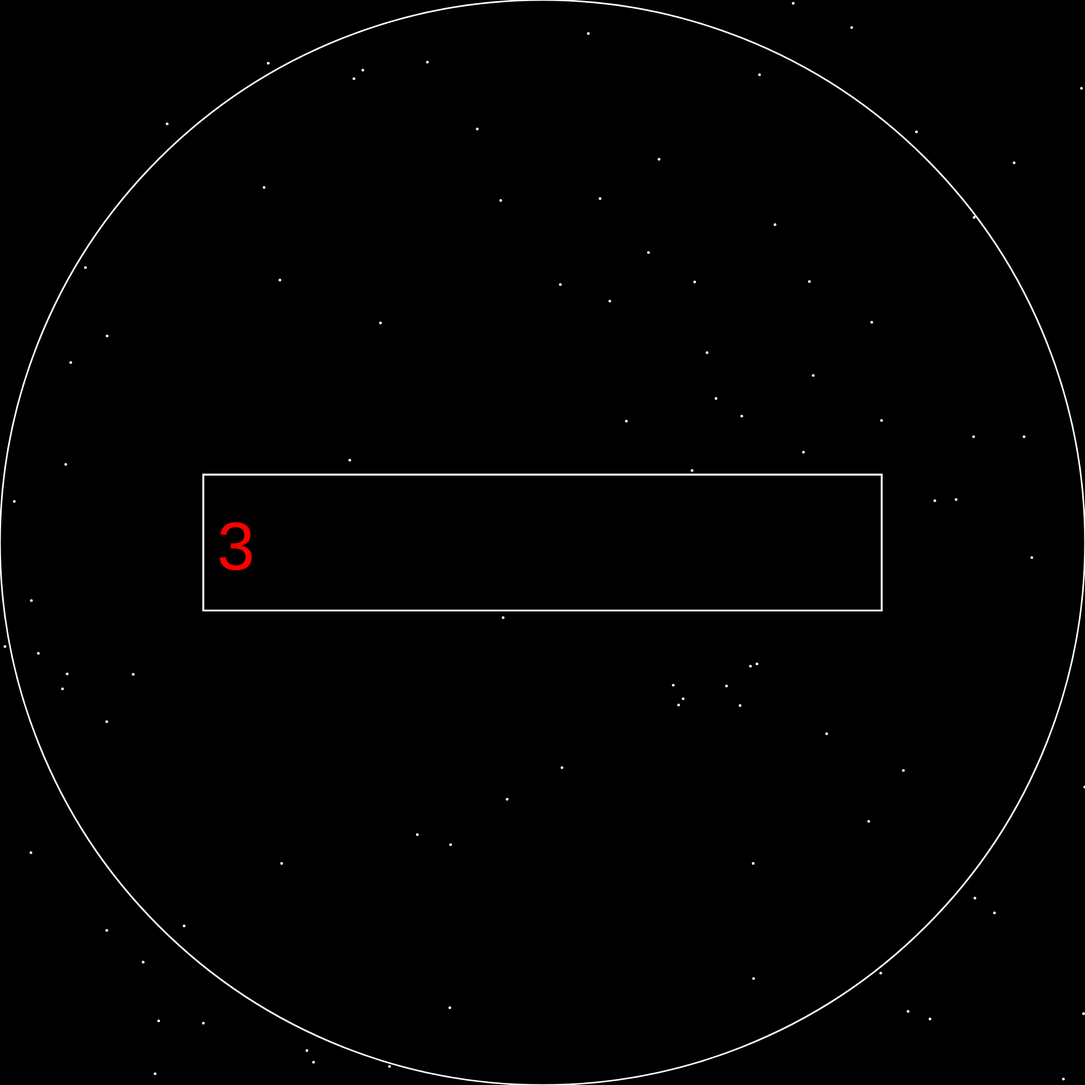
Frame 1 (no input)
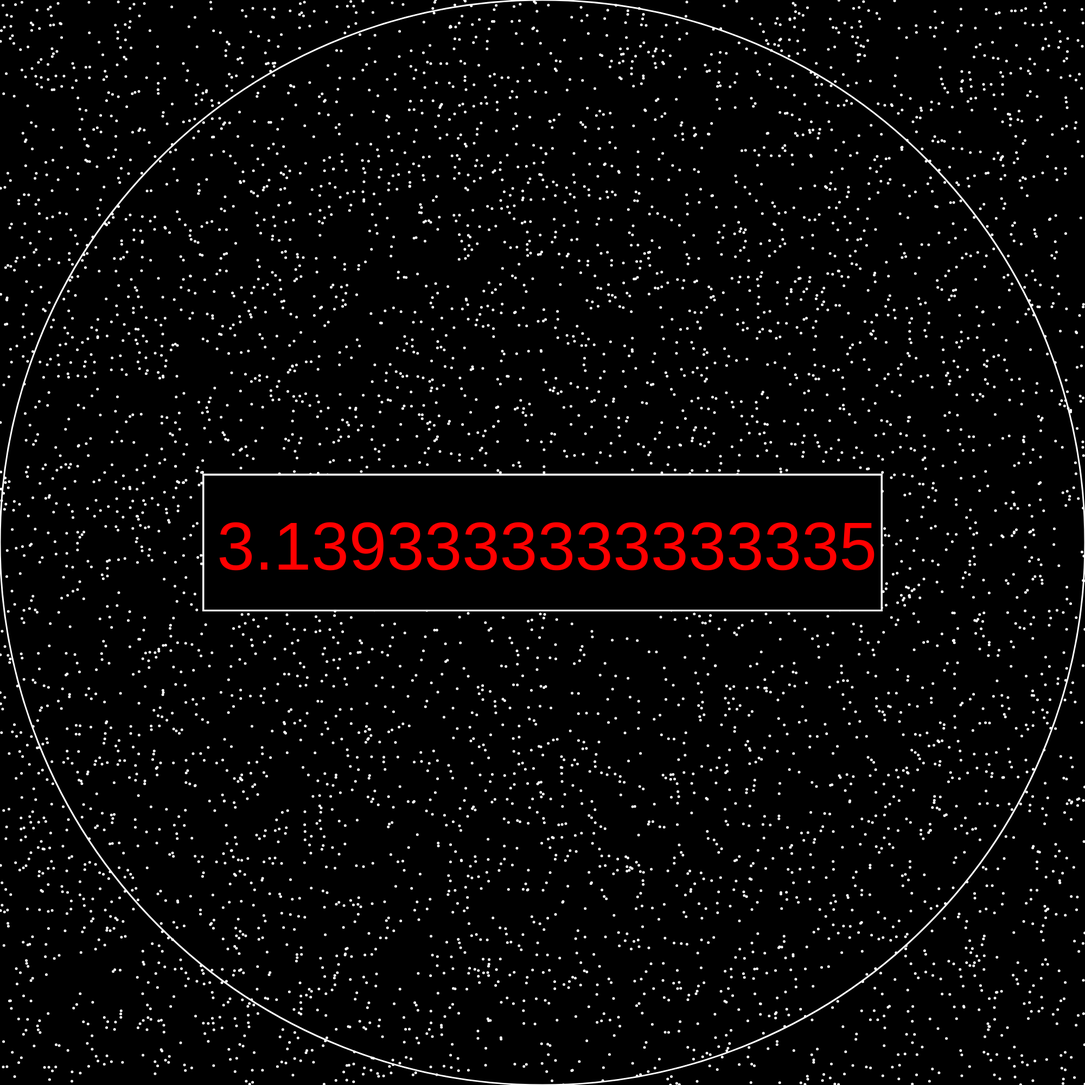
Frame 60 (no input)
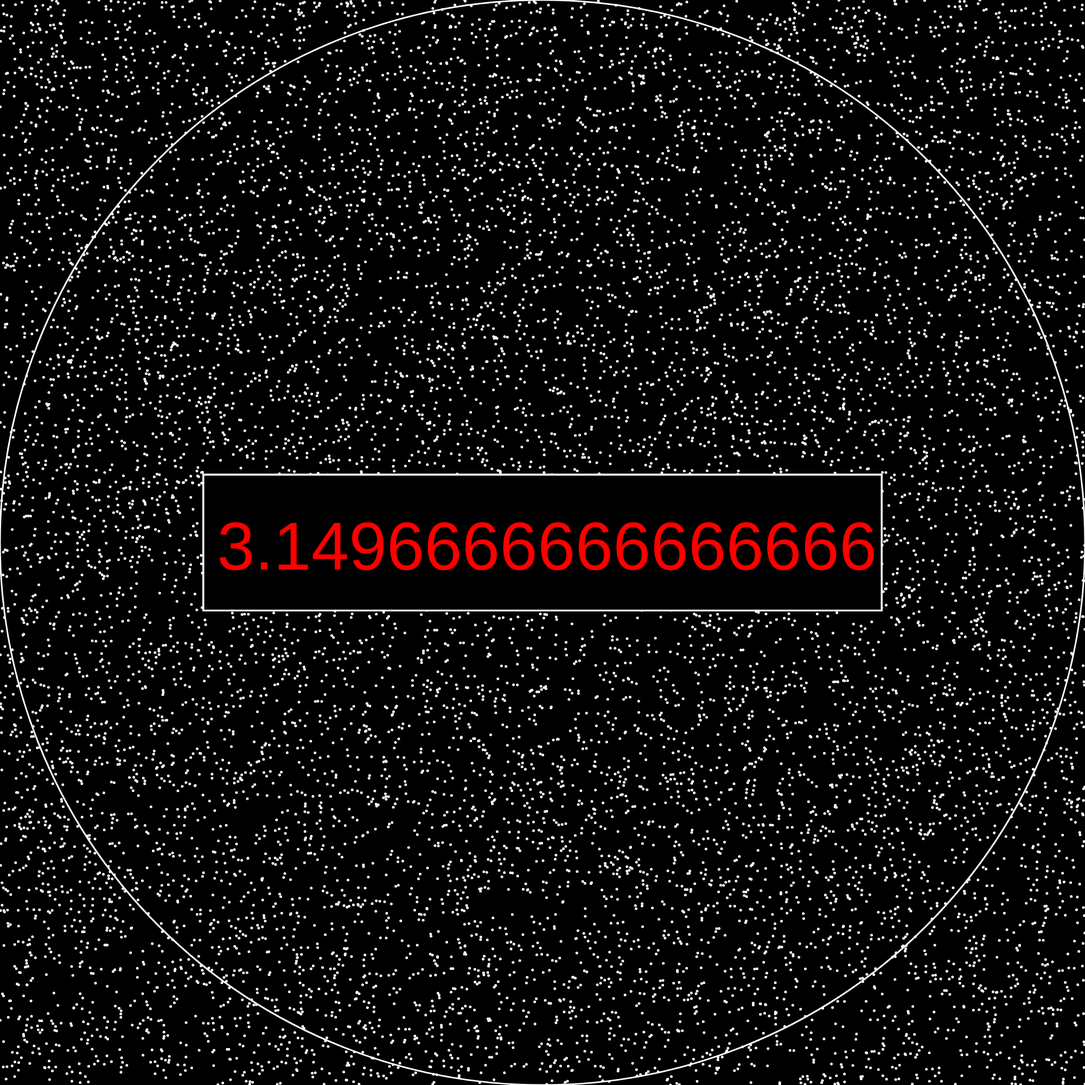
Frame 120 (the mouse pressed at the canvas centre since frame 60)

The p5.js sketch that drew these frames (run headless with seeded random() and noise() and a simulated clock; from frame 60 on, the mouse is pressed at the canvas centre):

// p5.js sketch
// ── sketch.js
let mouseDistance;
let dotsIn = 0;
let dotsTotal = 0;
const piScale = 1;
let randX;
let randY;
let randDistance;
let piApprox;

function setup() {
  createCanvas(2000, 2000);
  noFill();
  stroke(255);
  strokeWeight(3);
  textSize(width/16);
  background(0);
  circle(width/2, height/2, width)
}

function draw() {
  for(let i =0; i<100; i++){
    randX = random(0,width);
    randY = random(0, height);
  //mouseDistance = sqrt(((mouseX - (width/2)) ** 2) + ((mouseY - (height/2)) ** 2));
  fill(255);
  stroke(255);
  circle(randX, randY, 2);
  dotsTotal++;
  randDistance = sqrt(((randX - (width/2)) ** 2) + ((randY - (height/2)) ** 2));
  if (randDistance <= width/2){
    dotsIn++;
  }
  
  piApprox = (dotsIn/dotsTotal) * 4;
  
  fill(0,0,0);
  rect(width/5.3333, height/2.285, width/1.6, height/8)
  fill(255,0,0);
  stroke(0);
  text(piApprox, width/5, height/1.904)
  }
}

//YO DO TOK BEFORE HE COMES
